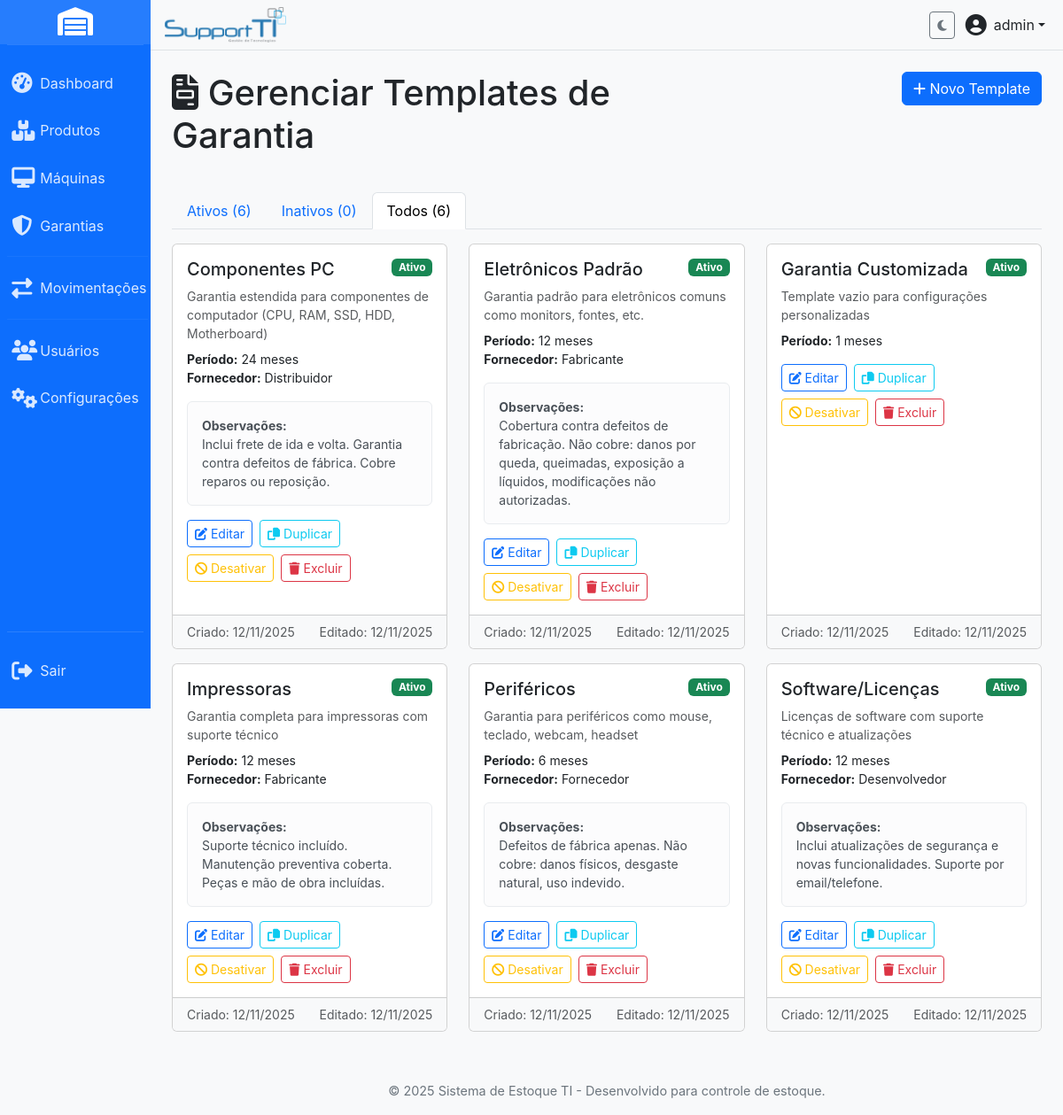
Screenshot of /warranty_templates.php?filter=all (signed in) with the database file from the repository.
### tables this page shows
CREATE TABLE IF NOT EXISTS `warranty_templates` (
  `id` int(11) NOT NULL AUTO_INCREMENT,
  `name` varchar(100) NOT NULL COMMENT 'Nome do template (ex: Eletrônicos Padrão)',
  `description` text DEFAULT NULL COMMENT 'Descrição detalhada do template',
  `period_value` int(11) NOT NULL COMMENT 'Valor do período (ex: 12)',
  `period_unit` enum('days','months','years') NOT NULL DEFAULT 'months' COMMENT 'Unidade do período',
  `warranty_provider` varchar(255) DEFAULT NULL COMMENT 'Fornecedor padrão da garantia',
  `warranty_notes` text DEFAULT NULL COMMENT 'Notas padrão que aparecem em todas as garantias deste template',
  `is_active` tinyint(1) DEFAULT 1 COMMENT '1 = Ativo, 0 = Inativo',
  `created_at` timestamp NOT NULL DEFAULT current_timestamp() COMMENT 'Data de criação',
  `updated_at` timestamp NOT NULL DEFAULT current_timestamp() ON UPDATE current_timestamp() COMMENT 'Última atualização',
  PRIMARY KEY (`id`),
  UNIQUE KEY `name` (`name`),
  KEY `idx_is_active` (`is_active`),
  KEY `idx_created_at` (`created_at`),
  KEY `idx_name` (`name`)
);

### includes/warranty_functions.php (called while the page is built, shortened)
<?php
function formatDatePT($date, $include_time = false) {
    return date('d/m/Y', strtotime($date));
}
function formatPeriodUnit($unit) {
    $units = [
        'days' => 'dias',
        'months' => 'meses',
        'years' => 'anos'
    ];
    return $units[$unit] ?? $unit;
}
?>

### warranty_templates.php (the view, shortened to what this page needs)
<?php
require 'config.php';
$action_mode = $_GET['action'] ?? '';
$filter_active = $_GET['filter'] ?? 'active';
$sql = "SELECT * FROM warranty_templates";
$sql .= " ORDER BY CASE WHEN is_active = 1 THEN 0 ELSE 1 END, name ASC";
$stmt = $pdo->prepare($sql);
$stmt->execute();
$templates = $stmt->fetchAll(PDO::FETCH_ASSOC);
include 'includes/header.php';
?>
<div class="row mb-4">
    <div class="col-md-8">
        <h1 class="mb-3">
            <i class="fas fa-file-invoice"></i> Gerenciar Templates de Garantia
        </h1>
    </div>
    <div class="col-md-4 text-end">
        <?php if ($action_mode !== 'create' && $action_mode !== 'edit'): ?>
            <button class="btn btn-primary" data-bs-toggle="modal" data-bs-target="#createTemplateModal">
                <i class="fas fa-plus"></i> Novo Template
            </button>
        <?php endif; ?>
    </div>
</div>
<ul class="nav nav-tabs mb-3">
    <li class="nav-item">
        <a class="nav-link <?php echo $filter_active === 'active' ? 'active' : ''; ?>"
           href="?filter=active">
            Ativos (<?php echo count(array_filter($templates, fn($t) => $t['is_active'])); ?>)
        </a>
    </li>
    <li class="nav-item">
        <a class="nav-link <?php echo $filter_active === 'inactive' ? 'active' : ''; ?>"
           href="?filter=inactive">
            Inativos (<?php echo count(array_filter($templates, fn($t) => !$t['is_active'])); ?>)
        </a>
    </li>
    <li class="nav-item">
        <a class="nav-link <?php echo $filter_active === 'all' ? 'active' : ''; ?>"
           href="?filter=all">
            Todos (<?php echo count($templates); ?>)
        </a>
    </li>
</ul>
<div class="row">
    <?php if (empty($templates)): ?>
        <div class="col-12">
            <div class="alert alert-info">
                <i class="fas fa-info-circle"></i> Nenhum template encontrado
            </div>
        </div>
    <?php else: ?>
        <?php foreach ($templates as $template): ?>
            <div class="col-md-6 col-lg-4 mb-3">
                <div class="card h-100 <?php echo !$template['is_active'] ? 'opacity-50' : ''; ?>">
                    <div class="card-body">
                        <div class="d-flex justify-content-between align-items-start mb-2">
                            <h5 class="card-title mb-0"><?php echo htmlspecialchars($template['name']); ?></h5>
                            <span class="badge bg-<?php echo $template['is_active'] ? 'success' : 'secondary'; ?>">
                                <?php echo $template['is_active'] ? 'Ativo' : 'Inativo'; ?>
                            </span>
                        </div>
                        <?php if ($template['description']): ?>
                            <p class="text-muted small mb-2"><?php echo htmlspecialchars($template['description']); ?></p>
                        <?php endif; ?>
                        <div class="template-details mb-3 small">
                            <div><strong>Período:</strong> <?php echo $template['period_value']; ?>
                                <?php echo formatPeriodUnit($template['period_unit']); ?></div>
                            <?php if ($template['warranty_provider']): ?>
                                <div><strong>Fornecedor:</strong> <?php echo htmlspecialchars($template['warranty_provider']); ?></div>
                            <?php endif; ?>
                        </div>
                        <?php if ($template['warranty_notes']): ?>
                            <div class="alert alert-light small mb-3">
                                <strong>Observações:</strong>
                                <div><?php echo htmlspecialchars($template['warranty_notes']); ?></div>
                            </div>
                        <?php endif; ?>
                        <div class="d-flex gap-2 flex-wrap">
                            <button class="btn btn-sm btn-outline-primary"
                                    onclick="loadEditForm(<?php echo $template['id']; ?>)"
                                    data-bs-toggle="modal" data-bs-target="#editTemplateModal">
                                <i class="fas fa-edit"></i> Editar
                            </button>
                            <form action="" method="POST" class="d-inline">
                                <button type="submit" class="btn btn-sm btn-outline-info">
                                    <i class="fas fa-copy"></i> Duplicar
                                </button>
                            </form>
                            <form action="" method="POST" class="d-inline"
                                  onsubmit="return confirm('Tem certeza?');">
                                <button type="submit" class="btn btn-sm btn-outline-<?php echo $template['is_active'] ? 'warning' : 'success'; ?>">
                                    <i class="fas fa-<?php echo $template['is_active'] ? 'ban' : 'check'; ?>"></i>
                                    <?php echo $template['is_active'] ? 'Desativar' : 'Ativar'; ?>
                                </button>
                            </form>
                            <form action="" method="POST" class="d-inline"
                                  onsubmit="return confirm('⚠️ ATENÇÃO! Excluir este template?\n\nEsta ação não pode ser desfeita!\n\nContinuar?');">
                                <button type="submit" class="btn btn-sm btn-outline-danger">
                                    <i class="fas fa-trash"></i> Excluir
                                </button>
                            </form>
                        </div>
                    </div>
                    <div class="card-footer bg-light text-muted small">
                        <div class="d-flex justify-content-between">
                            <span>Criado: <?php echo formatDatePT($template['created_at']); ?></span>
                            <?php if ($template['updated_at']): ?>
                                <span>Editado: <?php echo formatDatePT($template['updated_at']); ?></span>
                            <?php endif; ?>
                        </div>
                    </div>
                </div>
            </div>
        <?php endforeach; ?>
    <?php endif; ?>
</div>
<?php include 'includes/footer.php'; ?>

### CSS/custom.css (style rules this page uses)
:root { --primary-color: #0d6efd; --primary-dark: #0a58ca; --primary-light: #3b82f6; --secondary-color: #6c757d; --accent-color: #ffffff; --light-bg: #f8f9fa; --text-light: #ffffff; --text-dark: #212529; --border-color: #e9ecef; --hover-color: rgba(255, 255, 255, 0.1); --active-color: #0b5ed7; --border-radius-base: 0.375rem; --box-shadow-base: 0 4px 15px rgba(0, 0, 0, 0.07); --sidebar-width: 170px; --sidebar-collapsed-width: 80px; --transition-speed: 0.3s; }
body { background-color: var(--light-bg); font-family: -apple-system, BlinkMacSystemFont, "Segoe UI", Roboto, "Helvetica Neue", Arial, sans-serif; color: var(--text-dark); overflow-x: hidden; }

### rows the page displays
warranty_templates: name "Componentes PC", is_active "Ativo", description "Garantia estendida para componentes de computador (CPU, RAM, SSD, HDD, Motherboard)", period_value "24", period_unit "meses", warranty_provider "Distribuidor", warranty_notes "Inclui frete de ida e volta. Garantia contra defeitos de fábrica. Cobre reparos ou reposição.", created_at "12/11/2025", updated_at "12/11/2025"
warranty_templates: name "Eletrônicos Padrão", is_active "Ativo", description "Garantia padrão para eletrônicos comuns como monitors, fontes, etc.", period_value "12", period_unit "meses", warranty_provider "Fabricante", warranty_notes "Cobertura contra defeitos de fabricação. Não cobre: danos por queda, queimadas, exposição a líquidos, modificações não autorizadas.", created_at "12/11/2025", updated_at "12/11/2025"
warranty_templates: name "Garantia Customizada", is_active "Ativo", description "Template vazio para configurações personalizadas", period_value "1", period_unit "meses", created_at "12/11/2025", updated_at "12/11/2025"
warranty_templates: name "Impressoras", is_active "Ativo", description "Garantia completa para impressoras com suporte técnico", period_value "12", period_unit "meses", warranty_provider "Fabricante", warranty_notes "Suporte técnico incluído. Manutenção preventiva coberta. Peças e mão de obra incluídas.", created_at "12/11/2025", updated_at "12/11/2025"
warranty_templates: name "Periféricos", is_active "Ativo", description "Garantia para periféricos como mouse, teclado, webcam, headset", period_value "6", period_unit "meses", warranty_provider "Fornecedor", warranty_notes "Defeitos de fábrica apenas. Não cobre: danos físicos, desgaste natural, uso indevido.", created_at "12/11/2025", updated_at "12/11/2025"
warranty_templates: name "Software/Licenças", is_active "Ativo", description "Licenças de software com suporte técnico e atualizações", period_value "12", period_unit "meses", warranty_provider "Desenvolvedor", warranty_notes "Inclui atualizações de segurança e novas funcionalidades. Suporte por email/telefone.", created_at "12/11/2025", updated_at "12/11/2025"

### other values shown
$_SESSION["username"] "admin"
count(array_filter($templates, fn($t) => $t['is_active'])) "6"
count(array_filter($templates, fn($t) => !$t['is_active'])) "0"
count($templates) "6"
SITE_NAME "Sistema de Estoque TI"
